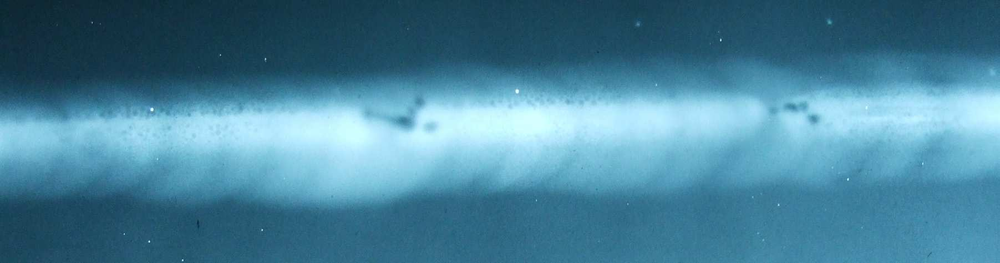
#> input picture raw/1.png, 1000 x 263 px, shrunk from 1803 x 474 before the run
$ python contour_analysis.py --input-dir ../raw --output out.png
#> lines starting #> are read from the running program, lines starting #| are printed output that depends on the picture; after the words box and inside, x2 and y2 are one past the last pixel; in counts of white or black regions, pixels touching at a corner belong together
from __future__ import annotations

import argparse
import csv
from collections import deque
from pathlib import Path
from typing import Iterable

import numpy as np
from PIL import Image


IMAGE_EXTENSIONS = {".png", ".jpg", ".jpeg", ".bmp", ".tif", ".tiff"}


def load_mask(image_path: Path, threshold: int = 127) -> np.ndarray:
    """Load an image as a binary mask where foreground pixels are defects."""
#> called with threshold = 127
    grayscale = Image.open(image_path).convert("L")
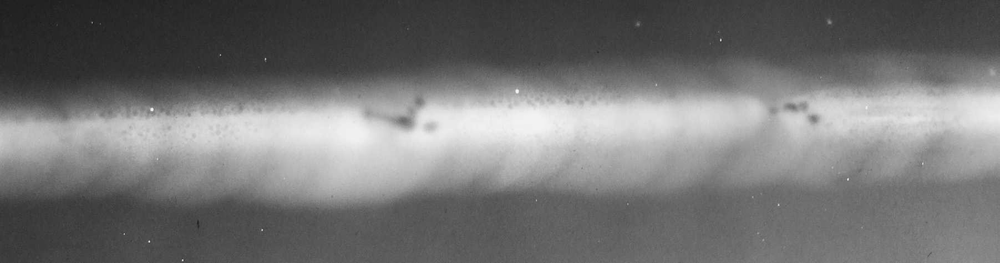
#> grayscale: PIL image 1000x263 L; min 27, max 245, mean 115.9
    pixels = np.array(grayscale, dtype=np.uint8)
    return pixels > threshold
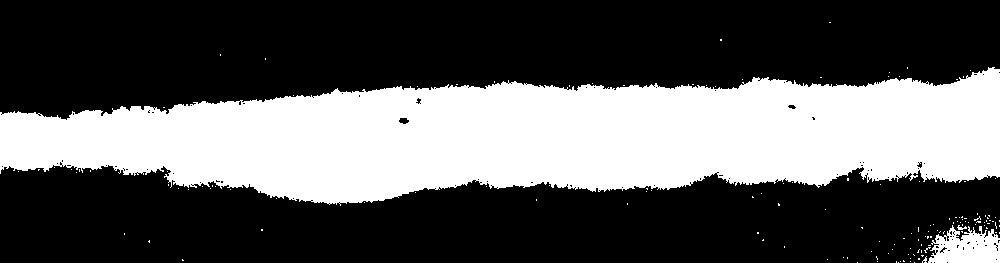
#> returned value: shape (263, 1000) bool; 35.7% white; 147 white regions (144 under 20 px), largest, box (x1, y1, x2, y2) and area: (0, 67, 1000, 206) 91727, (928, 225, 1000, 263) 1906, (957, 225, 967, 230) 26


def connected_components(mask: np.ndarray) -> list[list[tuple[int, int]]]:
    """Extract 8-connected foreground components without external CV libs."""
    visited = np.zeros(mask.shape, dtype=bool)
    height, width = mask.shape
#> height = 263; width = 1000
    components: list[list[tuple[int, int]]] = []
    neighbors = [
        (-1, -1),
        (-1, 0),
        (-1, 1),
        (0, -1),
        (0, 1),
        (1, -1),
        (1, 0),
        (1, 1),
    ]

    for row in range(height):
        for col in range(width):
            if not mask[row, col] or visited[row, col]:
                continue

            queue: deque[tuple[int, int]] = deque([(row, col)])
            visited[row, col] = True
            component: list[tuple[int, int]] = []

            while queue:
                current_row, current_col = queue.popleft()
                component.append((current_row, current_col))

                for delta_row, delta_col in neighbors:
                    next_row = current_row + delta_row
                    next_col = current_col + delta_col
                    if not (0 <= next_row < height and 0 <= next_col < width):
                        continue
                    if not mask[next_row, next_col] or visited[next_row, next_col]:
                        continue
                    visited[next_row, next_col] = True
                    queue.append((next_row, next_col))

            components.append(component)
#> after the loop, component = [(262, 914)]

    return components


def estimate_perimeter(component_pixels: Iterable[tuple[int, int]], mask: np.ndarray) -> int:
    """Approximate perimeter by counting exposed 4-neighborhood edges."""
    component_set = set(component_pixels)
    perimeter = 0
    for row, col in component_set:
        for next_row, next_col in ((row - 1, col), (row + 1, col), (row, col - 1), (row, col + 1)):
            if not (0 <= next_row < mask.shape[0] and 0 <= next_col < mask.shape[1]):
                perimeter += 1
                continue
            if (next_row, next_col) not in component_set:
                perimeter += 1
    return perimeter


def summarize_component(component_pixels: list[tuple[int, int]], mask: np.ndarray, image_name: str, component_id: int) -> dict[str, int | str]:
    rows = [row for row, _ in component_pixels]
    cols = [col for _, col in component_pixels]

    min_row = min(rows)
    max_row = max(rows)
    min_col = min(cols)
    max_col = max(cols)

    area = len(component_pixels)
    perimeter = estimate_perimeter(component_pixels, mask)

    return {
        "image_name": image_name,
        "component_id": component_id,
        "area_px": area,
        "perimeter_px": perimeter,
        "bbox_x": min_col,
        "bbox_y": min_row,
        "bbox_width": max_col - min_col + 1,
        "bbox_height": max_row - min_row + 1,
    }


def analyze_image(image_path: Path, min_area: int) -> list[dict[str, int | str]]:
    mask = load_mask(image_path)
    components = connected_components(mask)
#> components = 147 items
    summaries: list[dict[str, int | str]] = []

    for component_id, component in enumerate(components, start=1):
        if len(component) < min_area:
            continue
        summaries.append(summarize_component(component, mask, image_path.name, component_id))
#> this loop made 147 passes
#> component on passes 1, 2, 3, 4, 5, 7, 8, 9, 10, 11, 12, 13: [(22, 829), (22, 830)], [(39, 720), (39, 721), (40, 720), (40, 721)], [(54, 220), (55, 220)], [(58, 265), (59, 265)], [(67, 907), (68, 907)], [(70, 970)], [(72, 889)], [(76, 888)], [(76, 899)], [(76, 963), (77, 963)], [(77, 820), (77, 821)], [(79, 742)]
#> (min_row in summarize_component, max_row in summarize_component, min_col in summarize_component, max_col in summarize_component, area in summarize_component) on pass 6: (67, 205, 0, 999, 91727)
#> after the loop, summaries = 6 items

    return summaries


def save_rows(rows: list[dict[str, int | str]], output_path: Path) -> None:
    output_path.parent.mkdir(parents=True, exist_ok=True)
    fieldnames = [
        "image_name",
        "component_id",
        "area_px",
        "perimeter_px",
        "bbox_x",
        "bbox_y",
        "bbox_width",
        "bbox_height",
    ]

    with output_path.open("w", newline="", encoding="utf-8-sig") as csv_file:
        writer = csv.DictWriter(csv_file, fieldnames=fieldnames)
        writer.writeheader()
        writer.writerows(rows)


def parse_args() -> argparse.Namespace:
    parser = argparse.ArgumentParser(description="Analyze binary defect masks and export contour statistics.")
    parser.add_argument("--input-dir", type=Path, required=True, help="Directory containing segmentation result images.")
    parser.add_argument("--output", type=Path, required=True, help="Output CSV file path.")
    parser.add_argument("--min-area", type=int, default=10, help="Ignore components smaller than this many pixels.")
    parser.add_argument(
        "--filename-keyword",
        type=str,
        default="_mask",
        help="Only analyze images whose filename contains this keyword. Use empty string to analyze all images.",
    )
    return parser.parse_args()


def main() -> None:
    args = parse_args()
    input_dir: Path = args.input_dir

    if not input_dir.exists():
        raise FileNotFoundError(f"Input directory does not exist: {input_dir}")
    image_paths = sorted(path for path in input_dir.iterdir() if path.suffix.lower() in IMAGE_EXTENSIONS)
    if args.filename_keyword:
        filtered_paths = [path for path in image_paths if args.filename_keyword in path.stem]
        if filtered_paths:
            image_paths = filtered_paths
    if not image_paths:
        raise FileNotFoundError(f"No supported image files found in: {input_dir}")

    all_rows: list[dict[str, int | str]] = []
    for image_path in image_paths:
        all_rows.extend(analyze_image(image_path, args.min_area))
#> pass 2 of the loop in main, `for image_path in image_paths:`:
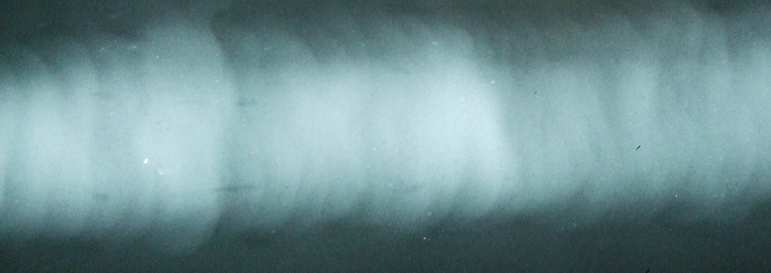
#> input picture raw/10.png, 771 x 273 px
#> in load_mask (call 2), `grayscale = Image.open(image_path).convert("L")`:
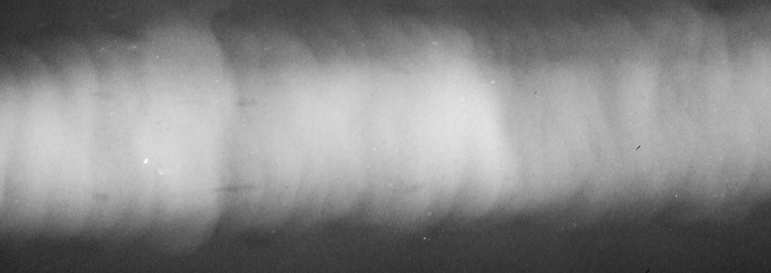
#> grayscale: PIL image 771x273 L; min 20, max 250, mean 133
#> in load_mask (call 2), `return pixels > threshold`:
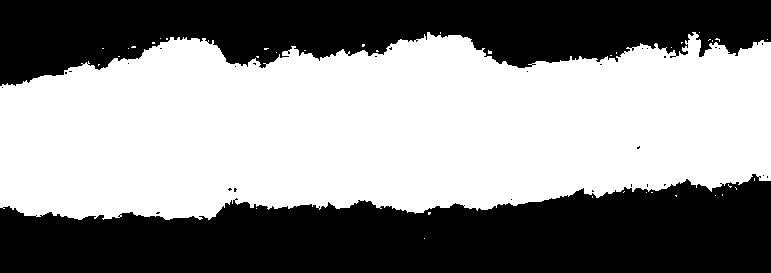
#> returned value: shape (273, 771) bool; 54.7% white; 30 black regions (28 under 20 px), largest, box (x1, y1, x2, y2) and area: (0, 174, 771, 273) 53315, (0, 0, 771, 86) 41923
#> the loop in analyze_image (call 2), `for component_id, component in enumerate(components, start=1):` made 39 passes
#> component on passes 2, 3, 4, 5, 7, 8, 9, 11: [(32, 440), (33, 440)], [(32, 699)], [(38, 160)], [(38, 166), (38, 167), (39, 166), (39, 167)], [(39, 709), (39, 710), (40, 708)], [(39, 767)], [(40, 712), (41, 712)], [(42, 681), (42, 682), (43, 681)]

    save_rows(all_rows, args.output)
    print(f"Saved {len(all_rows)} component rows to {args.output}")
#| Saved 8 component rows to out.png


if __name__ == "__main__":
    main()
